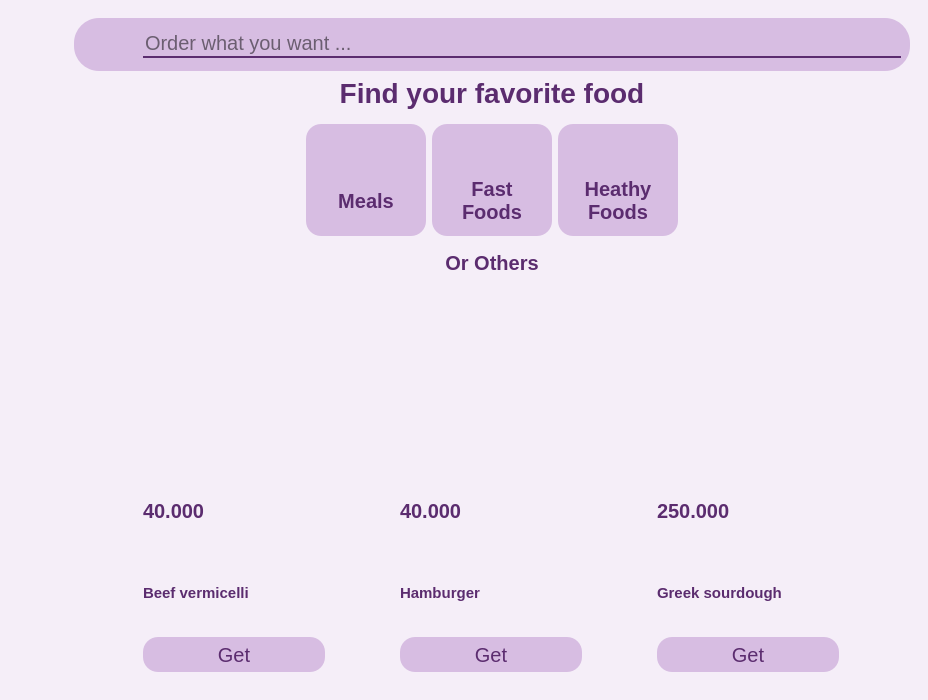
<?xml version="1.0" encoding="UTF-8"?>
<ui version="4.0">
 <class>MainWindow</class>
 <widget class="QMainWindow" name="MainWindow">
  <property name="geometry">
   <rect>
    <x>0</x>
    <y>0</y>
    <width>928</width>
    <height>700</height>
   </rect>
  </property>
  <property name="sizePolicy">
   <sizepolicy hsizetype="Maximum" vsizetype="Maximum">
    <horstretch>0</horstretch>
    <verstretch>0</verstretch>
   </sizepolicy>
  </property>
  <property name="minimumSize">
   <size>
    <width>928</width>
    <height>700</height>
   </size>
  </property>
  <property name="maximumSize">
   <size>
    <width>928</width>
    <height>700</height>
   </size>
  </property>
  <property name="cursor">
   <cursorShape>ArrowCursor</cursorShape>
  </property>
  <property name="windowTitle">
   <string>MainWindow</string>
  </property>
  <property name="styleSheet">
   <string notr="true">#centralwidget {
	background-color: #f5eef8;
}
QLabel {
	font-weight: 800;
	font-size: 20px;
	color: #5b2c6f;
}

#title {
	font-size: 28px;
}

QLineEdit {
	color: black;
	font-size: 20px;
	min-width: 300px;
	border: none;
	border-bottom: 2px solid #5b2c6f;
	background-color: transparent;
}

QPushButton {
	background-color: #d7bde2;
	font-size: 20px;
	border: none;
	min-height: 35px;
	border-radius: 15px;
	color: #5b2c6f;
}

QPushButton:hover {
	background-color: #5b2c6f;
	color: #d7bde2;
}
</string>
  </property>
  <widget class="QWidget" name="centralwidget">
   <layout class="QGridLayout" name="gridLayout">
    <item row="0" column="0">
     <widget class="QWidget" name="slidebar" native="true">
      <property name="maximumSize">
       <size>
        <width>50</width>
        <height>16777215</height>
       </size>
      </property>
      <property name="styleSheet">
       <string notr="true">QPushButton {
	background-color: transparent;
}

QPushButton:hover {
	background-color: #d7bde2;
}</string>
      </property>
      <layout class="QVBoxLayout" name="verticalLayout" stretch="0,0,1,0">
       <item>
        <widget class="QPushButton" name="home_btn">
         <property name="minimumSize">
          <size>
           <width>32</width>
           <height>35</height>
          </size>
         </property>
         <property name="maximumSize">
          <size>
           <width>32</width>
           <height>32</height>
          </size>
         </property>
         <property name="cursor">
          <cursorShape>PointingHandCursor</cursorShape>
         </property>
         <property name="styleSheet">
          <string notr="true"/>
         </property>
         <property name="text">
          <string/>
         </property>
         <property name="icon">
          <iconset>
           <normaloff>../asset/home.png</normaloff>../asset/home.png</iconset>
         </property>
         <property name="iconSize">
          <size>
           <width>32</width>
           <height>32</height>
          </size>
         </property>
        </widget>
       </item>
       <item>
        <widget class="QPushButton" name="cart_btn">
         <property name="minimumSize">
          <size>
           <width>32</width>
           <height>35</height>
          </size>
         </property>
         <property name="maximumSize">
          <size>
           <width>32</width>
           <height>32</height>
          </size>
         </property>
         <property name="cursor">
          <cursorShape>PointingHandCursor</cursorShape>
         </property>
         <property name="styleSheet">
          <string notr="true"/>
         </property>
         <property name="text">
          <string/>
         </property>
         <property name="icon">
          <iconset>
           <normaloff>../asset/cart.png</normaloff>../asset/cart.png</iconset>
         </property>
         <property name="iconSize">
          <size>
           <width>32</width>
           <height>32</height>
          </size>
         </property>
        </widget>
       </item>
       <item>
        <widget class="QLabel" name="label_4">
         <property name="text">
          <string/>
         </property>
        </widget>
       </item>
       <item>
        <widget class="QPushButton" name="account_btn">
         <property name="minimumSize">
          <size>
           <width>32</width>
           <height>35</height>
          </size>
         </property>
         <property name="maximumSize">
          <size>
           <width>32</width>
           <height>32</height>
          </size>
         </property>
         <property name="cursor">
          <cursorShape>PointingHandCursor</cursorShape>
         </property>
         <property name="styleSheet">
          <string notr="true"/>
         </property>
         <property name="text">
          <string/>
         </property>
         <property name="icon">
          <iconset>
           <normaloff>../asset/account.png</normaloff>../asset/account.png</iconset>
         </property>
         <property name="iconSize">
          <size>
           <width>32</width>
           <height>32</height>
          </size>
         </property>
        </widget>
       </item>
      </layout>
     </widget>
    </item>
    <item row="0" column="1">
     <widget class="QWidget" name="widget_8" native="true">
      <layout class="QVBoxLayout" name="verticalLayout_2">
       <item>
        <widget class="QWidget" name="widget_3" native="true">
         <property name="styleSheet">
          <string notr="true">background-color: #d7bde2;
border-radius: 25px;</string>
         </property>
         <layout class="QHBoxLayout" name="horizontalLayout">
          <item>
           <widget class="QPushButton" name="search_btn">
            <property name="text">
             <string/>
            </property>
            <property name="icon">
             <iconset>
              <normaloff>../asset/search.png</normaloff>../asset/search.png</iconset>
            </property>
            <property name="iconSize">
             <size>
              <width>32</width>
              <height>32</height>
             </size>
            </property>
           </widget>
          </item>
          <item>
           <widget class="QLineEdit" name="lineEdit">
            <property name="font">
             <font>
              <pointsize>-1</pointsize>
             </font>
            </property>
            <property name="placeholderText">
             <string>Order what you want ...</string>
            </property>
           </widget>
          </item>
         </layout>
        </widget>
       </item>
       <item>
        <widget class="QLabel" name="title">
         <property name="font">
          <font>
           <pointsize>-1</pointsize>
           <weight>99</weight>
           <bold>true</bold>
          </font>
         </property>
         <property name="styleSheet">
          <string notr="true">QLabel {
	color: #5b2c6f;
}</string>
         </property>
         <property name="text">
          <string>Find your favorite food</string>
         </property>
         <property name="alignment">
          <set>Qt::AlignCenter</set>
         </property>
        </widget>
       </item>
       <item>
        <widget class="QWidget" name="navigator" native="true">
         <property name="minimumSize">
          <size>
           <width>0</width>
           <height>130</height>
          </size>
         </property>
         <property name="styleSheet">
          <string notr="true"/>
         </property>
         <layout class="QHBoxLayout" name="horizontalLayout_3">
          <item>
           <spacer name="horizontalSpacer_2">
            <property name="orientation">
             <enum>Qt::Horizontal</enum>
            </property>
            <property name="sizeHint" stdset="0">
             <size>
              <width>40</width>
              <height>20</height>
             </size>
            </property>
           </spacer>
          </item>
          <item>
           <widget class="QWidget" name="widget" native="true">
            <property name="minimumSize">
             <size>
              <width>120</width>
              <height>100</height>
             </size>
            </property>
            <property name="maximumSize">
             <size>
              <width>120</width>
              <height>120</height>
             </size>
            </property>
            <property name="styleSheet">
             <string notr="true">QWidget {
	border-radius: 15px;
	background-color: #d7bde2;
}

QWidget:hover {
	background-color: #fdedec;
}

QPushButton, QLabel {
	background-color: transparent;
}</string>
            </property>
            <layout class="QVBoxLayout" name="verticalLayout_3">
             <item>
              <widget class="QPushButton" name="meals_btn">
               <property name="text">
                <string/>
               </property>
               <property name="icon">
                <iconset>
                 <normaloff>../asset/noodles.png</normaloff>../asset/noodles.png</iconset>
               </property>
               <property name="iconSize">
                <size>
                 <width>32</width>
                 <height>32</height>
                </size>
               </property>
              </widget>
             </item>
             <item>
              <widget class="QLabel" name="label">
               <property name="styleSheet">
                <string notr="true"/>
               </property>
               <property name="text">
                <string>Meals</string>
               </property>
               <property name="alignment">
                <set>Qt::AlignCenter</set>
               </property>
               <property name="wordWrap">
                <bool>true</bool>
               </property>
              </widget>
             </item>
            </layout>
           </widget>
          </item>
          <item>
           <widget class="QWidget" name="widget_4" native="true">
            <property name="minimumSize">
             <size>
              <width>120</width>
              <height>100</height>
             </size>
            </property>
            <property name="maximumSize">
             <size>
              <width>120</width>
              <height>120</height>
             </size>
            </property>
            <property name="styleSheet">
             <string notr="true">QWidget {
	border-radius: 15px;
	background-color: #d7bde2;
}

QWidget:hover {
	background-color: #fdedec;
}

QPushButton, QLabel {
	background-color: transparent;
}</string>
            </property>
            <layout class="QVBoxLayout" name="verticalLayout_5">
             <item>
              <widget class="QPushButton" name="fastoods_btn">
               <property name="text">
                <string/>
               </property>
               <property name="icon">
                <iconset>
                 <normaloff>../asset/french fires.png</normaloff>../asset/french fires.png</iconset>
               </property>
               <property name="iconSize">
                <size>
                 <width>32</width>
                 <height>32</height>
                </size>
               </property>
              </widget>
             </item>
             <item>
              <widget class="QLabel" name="label_6">
               <property name="text">
                <string>Fast Foods</string>
               </property>
               <property name="alignment">
                <set>Qt::AlignCenter</set>
               </property>
               <property name="wordWrap">
                <bool>true</bool>
               </property>
              </widget>
             </item>
            </layout>
           </widget>
          </item>
          <item>
           <widget class="QWidget" name="widget_2" native="true">
            <property name="minimumSize">
             <size>
              <width>120</width>
              <height>100</height>
             </size>
            </property>
            <property name="maximumSize">
             <size>
              <width>120</width>
              <height>120</height>
             </size>
            </property>
            <property name="styleSheet">
             <string notr="true">QWidget {
	border-radius: 15px;
	background-color: #d7bde2;
}

QWidget:hover {
	background-color: #fdedec;
}

QPushButton, QLabel {
	background-color: transparent;
}</string>
            </property>
            <layout class="QVBoxLayout" name="verticalLayout_4">
             <item>
              <widget class="QPushButton" name="heathyfood_btn">
               <property name="text">
                <string/>
               </property>
               <property name="icon">
                <iconset>
                 <normaloff>../asset/broccoli.png</normaloff>../asset/broccoli.png</iconset>
               </property>
               <property name="iconSize">
                <size>
                 <width>32</width>
                 <height>32</height>
                </size>
               </property>
              </widget>
             </item>
             <item>
              <widget class="QLabel" name="label_5">
               <property name="styleSheet">
                <string notr="true"/>
               </property>
               <property name="text">
                <string>Heathy Foods</string>
               </property>
               <property name="alignment">
                <set>Qt::AlignCenter</set>
               </property>
               <property name="wordWrap">
                <bool>true</bool>
               </property>
              </widget>
             </item>
            </layout>
           </widget>
          </item>
          <item>
           <spacer name="horizontalSpacer">
            <property name="orientation">
             <enum>Qt::Horizontal</enum>
            </property>
            <property name="sizeHint" stdset="0">
             <size>
              <width>40</width>
              <height>20</height>
             </size>
            </property>
           </spacer>
          </item>
         </layout>
        </widget>
       </item>
       <item>
        <widget class="QLabel" name="label_2">
         <property name="font">
          <font>
           <pointsize>-1</pointsize>
           <weight>99</weight>
           <bold>true</bold>
          </font>
         </property>
         <property name="styleSheet">
          <string notr="true">QLabel {
	color: #5b2c6f;
}</string>
         </property>
         <property name="text">
          <string>Or Others</string>
         </property>
         <property name="alignment">
          <set>Qt::AlignCenter</set>
         </property>
        </widget>
       </item>
       <item>
        <widget class="QStackedWidget" name="food_stacked">
         <property name="styleSheet">
          <string notr="true">background-color: transparent;</string>
         </property>
         <property name="currentIndex">
          <number>2</number>
         </property>
         <widget class="QWidget" name="page">
          <layout class="QGridLayout" name="gridLayout_5">
           <property name="sizeConstraint">
            <enum>QLayout::SetFixedSize</enum>
           </property>
           <item row="0" column="0">
            <widget class="QWidget" name="widget_5" native="true">
             <property name="minimumSize">
              <size>
               <width>200</width>
               <height>300</height>
              </size>
             </property>
             <property name="maximumSize">
              <size>
               <width>200</width>
               <height>200</height>
              </size>
             </property>
             <property name="styleSheet">
              <string notr="true">QPushButton {
	background-color: #d7bde2;
	font-size: 20px;
	border: none;
	min-height: 35px;
	border-radius: 15px;
	color: #5b2c6f;
}

QPushButton:hover {
	background-color: #5b2c6f;
	color: #d7bde2;
}

QLabel {
	border-radius: 15px;
}</string>
             </property>
             <layout class="QVBoxLayout" name="verticalLayout_6">
              <item>
               <widget class="QLabel" name="label_3">
                <property name="styleSheet">
                 <string notr="true"/>
                </property>
                <property name="text">
                 <string/>
                </property>
                <property name="pixmap">
                 <pixmap>../asset/vietnamese-pho.jpg</pixmap>
                </property>
                <property name="scaledContents">
                 <bool>true</bool>
                </property>
                <property name="alignment">
                 <set>Qt::AlignCenter</set>
                </property>
               </widget>
              </item>
              <item>
               <widget class="QLabel" name="label_8">
                <property name="text">
                 <string>27.000</string>
                </property>
               </widget>
              </item>
              <item>
               <widget class="QLabel" name="label_9">
                <property name="styleSheet">
                 <string notr="true">font-weigth: 600;
font-size: 15px;</string>
                </property>
                <property name="text">
                 <string>Pho</string>
                </property>
               </widget>
              </item>
              <item>
               <widget class="QPushButton" name="pushButton_5">
                <property name="text">
                 <string>Get</string>
                </property>
                <property name="iconSize">
                 <size>
                  <width>32</width>
                  <height>32</height>
                 </size>
                </property>
               </widget>
              </item>
             </layout>
            </widget>
           </item>
           <item row="0" column="1">
            <widget class="QWidget" name="widget_9" native="true">
             <property name="minimumSize">
              <size>
               <width>200</width>
               <height>300</height>
              </size>
             </property>
             <property name="maximumSize">
              <size>
               <width>200</width>
               <height>200</height>
              </size>
             </property>
             <property name="styleSheet">
              <string notr="true">QPushButton {
	background-color: #d7bde2;
	font-size: 20px;
	border: none;
	min-height: 35px;
	border-radius: 15px;
	color: #5b2c6f;
}

QPushButton:hover {
	background-color: #5b2c6f;
	color: #d7bde2;
}

QLabel {
	border-radius: 15px;
}</string>
             </property>
             <layout class="QVBoxLayout" name="verticalLayout_9">
              <item>
               <widget class="QLabel" name="label_15">
                <property name="styleSheet">
                 <string notr="true"/>
                </property>
                <property name="text">
                 <string/>
                </property>
                <property name="pixmap">
                 <pixmap>../asset/fire chickens.jpg</pixmap>
                </property>
                <property name="scaledContents">
                 <bool>true</bool>
                </property>
                <property name="alignment">
                 <set>Qt::AlignCenter</set>
                </property>
               </widget>
              </item>
              <item>
               <widget class="QLabel" name="label_16">
                <property name="text">
                 <string>58.000</string>
                </property>
               </widget>
              </item>
              <item>
               <widget class="QLabel" name="label_17">
                <property name="styleSheet">
                 <string notr="true">font-weigth: 600;
font-size: 15px;</string>
                </property>
                <property name="text">
                 <string>Fire chickens</string>
                </property>
               </widget>
              </item>
              <item>
               <widget class="QPushButton" name="pushButton_9">
                <property name="text">
                 <string>Get</string>
                </property>
                <property name="iconSize">
                 <size>
                  <width>32</width>
                  <height>32</height>
                 </size>
                </property>
               </widget>
              </item>
             </layout>
            </widget>
           </item>
           <item row="0" column="2">
            <widget class="QWidget" name="widget_6" native="true">
             <property name="minimumSize">
              <size>
               <width>200</width>
               <height>300</height>
              </size>
             </property>
             <property name="maximumSize">
              <size>
               <width>200</width>
               <height>200</height>
              </size>
             </property>
             <property name="styleSheet">
              <string notr="true">QPushButton {
	background-color: #d7bde2;
	font-size: 20px;
	border: none;
	min-height: 35px;
	border-radius: 15px;
	color: #5b2c6f;
}

QPushButton:hover {
	background-color: #5b2c6f;
	color: #d7bde2;
}

QLabel {
	border-radius: 15px;
}</string>
             </property>
             <layout class="QVBoxLayout" name="verticalLayout_7">
              <item>
               <widget class="QLabel" name="label_7">
                <property name="styleSheet">
                 <string notr="true"/>
                </property>
                <property name="text">
                 <string/>
                </property>
                <property name="pixmap">
                 <pixmap>../asset/salad salmon.jpg</pixmap>
                </property>
                <property name="scaledContents">
                 <bool>true</bool>
                </property>
                <property name="alignment">
                 <set>Qt::AlignCenter</set>
                </property>
               </widget>
              </item>
              <item>
               <widget class="QLabel" name="label_10">
                <property name="text">
                 <string>99.000</string>
                </property>
               </widget>
              </item>
              <item>
               <widget class="QLabel" name="label_11">
                <property name="styleSheet">
                 <string notr="true">font-weigth: 600;
font-size: 15px;</string>
                </property>
                <property name="text">
                 <string>Salad salmon</string>
                </property>
               </widget>
              </item>
              <item>
               <widget class="QPushButton" name="pushButton_7">
                <property name="text">
                 <string>Get</string>
                </property>
                <property name="iconSize">
                 <size>
                  <width>32</width>
                  <height>32</height>
                 </size>
                </property>
               </widget>
              </item>
             </layout>
            </widget>
           </item>
          </layout>
         </widget>
         <widget class="QWidget" name="page_3">
          <layout class="QGridLayout" name="gridLayout_2">
           <item row="0" column="0">
            <widget class="QWidget" name="widget_12" native="true">
             <property name="minimumSize">
              <size>
               <width>200</width>
               <height>300</height>
              </size>
             </property>
             <property name="maximumSize">
              <size>
               <width>200</width>
               <height>200</height>
              </size>
             </property>
             <property name="styleSheet">
              <string notr="true">QPushButton {
	background-color: #d7bde2;
	font-size: 20px;
	border: none;
	min-height: 35px;
	border-radius: 15px;
	color: #5b2c6f;
}

QPushButton:hover {
	background-color: #5b2c6f;
	color: #d7bde2;
}

QLabel {
	border-radius: 15px;
}</string>
             </property>
             <layout class="QVBoxLayout" name="verticalLayout_12">
              <item>
               <widget class="QLabel" name="label_24">
                <property name="styleSheet">
                 <string notr="true"/>
                </property>
                <property name="text">
                 <string/>
                </property>
                <property name="pixmap">
                 <pixmap>../asset/noodles.jpg</pixmap>
                </property>
                <property name="scaledContents">
                 <bool>true</bool>
                </property>
                <property name="alignment">
                 <set>Qt::AlignCenter</set>
                </property>
               </widget>
              </item>
              <item>
               <widget class="QLabel" name="label_25">
                <property name="text">
                 <string>30.000</string>
                </property>
               </widget>
              </item>
              <item>
               <widget class="QLabel" name="label_26">
                <property name="styleSheet">
                 <string notr="true">font-weigth: 600;
font-size: 15px;</string>
                </property>
                <property name="text">
                 <string>Noodles</string>
                </property>
               </widget>
              </item>
              <item>
               <widget class="QPushButton" name="pushButton_12">
                <property name="text">
                 <string>Get</string>
                </property>
                <property name="iconSize">
                 <size>
                  <width>32</width>
                  <height>32</height>
                 </size>
                </property>
               </widget>
              </item>
             </layout>
            </widget>
           </item>
           <item row="0" column="1">
            <widget class="QWidget" name="widget_10" native="true">
             <property name="minimumSize">
              <size>
               <width>200</width>
               <height>300</height>
              </size>
             </property>
             <property name="maximumSize">
              <size>
               <width>200</width>
               <height>200</height>
              </size>
             </property>
             <property name="styleSheet">
              <string notr="true">QPushButton {
	background-color: #d7bde2;
	font-size: 20px;
	border: none;
	min-height: 35px;
	border-radius: 15px;
	color: #5b2c6f;
}

QPushButton:hover {
	background-color: #5b2c6f;
	color: #d7bde2;
}

QLabel {
	border-radius: 15px;
}</string>
             </property>
             <layout class="QVBoxLayout" name="verticalLayout_10">
              <item>
               <widget class="QLabel" name="label_18">
                <property name="styleSheet">
                 <string notr="true"/>
                </property>
                <property name="text">
                 <string/>
                </property>
                <property name="pixmap">
                 <pixmap>../asset/pizza.jpg</pixmap>
                </property>
                <property name="scaledContents">
                 <bool>true</bool>
                </property>
                <property name="alignment">
                 <set>Qt::AlignCenter</set>
                </property>
               </widget>
              </item>
              <item>
               <widget class="QLabel" name="label_19">
                <property name="text">
                 <string>70.000</string>
                </property>
               </widget>
              </item>
              <item>
               <widget class="QLabel" name="label_20">
                <property name="styleSheet">
                 <string notr="true">font-weigth: 600;
font-size: 15px;</string>
                </property>
                <property name="text">
                 <string>Pizzas</string>
                </property>
               </widget>
              </item>
              <item>
               <widget class="QPushButton" name="pushButton_10">
                <property name="text">
                 <string>Get</string>
                </property>
                <property name="iconSize">
                 <size>
                  <width>32</width>
                  <height>32</height>
                 </size>
                </property>
               </widget>
              </item>
             </layout>
            </widget>
           </item>
           <item row="0" column="2">
            <widget class="QWidget" name="widget_11" native="true">
             <property name="minimumSize">
              <size>
               <width>200</width>
               <height>300</height>
              </size>
             </property>
             <property name="maximumSize">
              <size>
               <width>200</width>
               <height>200</height>
              </size>
             </property>
             <property name="styleSheet">
              <string notr="true">QPushButton {
	background-color: #d7bde2;
	font-size: 20px;
	border: none;
	min-height: 35px;
	border-radius: 15px;
	color: #5b2c6f;
}

QPushButton:hover {
	background-color: #5b2c6f;
	color: #d7bde2;
}

QLabel {
	border-radius: 15px;
}</string>
             </property>
             <layout class="QVBoxLayout" name="verticalLayout_11">
              <item>
               <widget class="QLabel" name="label_21">
                <property name="styleSheet">
                 <string notr="true"/>
                </property>
                <property name="text">
                 <string/>
                </property>
                <property name="pixmap">
                 <pixmap>../asset/grain bowl.jpg</pixmap>
                </property>
                <property name="scaledContents">
                 <bool>true</bool>
                </property>
                <property name="alignment">
                 <set>Qt::AlignCenter</set>
                </property>
               </widget>
              </item>
              <item>
               <widget class="QLabel" name="label_22">
                <property name="text">
                 <string>200.000</string>
                </property>
               </widget>
              </item>
              <item>
               <widget class="QLabel" name="label_23">
                <property name="styleSheet">
                 <string notr="true">font-weigth: 600;
font-size: 15px;</string>
                </property>
                <property name="text">
                 <string>Grain bowl</string>
                </property>
               </widget>
              </item>
              <item>
               <widget class="QPushButton" name="pushButton_11">
                <property name="text">
                 <string>Get</string>
                </property>
                <property name="iconSize">
                 <size>
                  <width>32</width>
                  <height>32</height>
                 </size>
                </property>
               </widget>
              </item>
             </layout>
            </widget>
           </item>
          </layout>
         </widget>
         <widget class="QWidget" name="page_2">
          <layout class="QGridLayout" name="gridLayout_4">
           <item row="0" column="0">
            <widget class="QWidget" name="widget_13" native="true">
             <property name="minimumSize">
              <size>
               <width>200</width>
               <height>300</height>
              </size>
             </property>
             <property name="maximumSize">
              <size>
               <width>200</width>
               <height>200</height>
              </size>
             </property>
             <property name="styleSheet">
              <string notr="true">QPushButton {
	background-color: #d7bde2;
	font-size: 20px;
	border: none;
	min-height: 35px;
	border-radius: 15px;
	color: #5b2c6f;
}

QPushButton:hover {
	background-color: #5b2c6f;
	color: #d7bde2;
}

QLabel {
	border-radius: 15px;
}</string>
             </property>
             <layout class="QVBoxLayout" name="verticalLayout_13">
              <item>
               <widget class="QLabel" name="label_27">
                <property name="styleSheet">
                 <string notr="true"/>
                </property>
                <property name="text">
                 <string/>
                </property>
                <property name="pixmap">
                 <pixmap>../asset/bún bò.jpg</pixmap>
                </property>
                <property name="scaledContents">
                 <bool>true</bool>
                </property>
                <property name="alignment">
                 <set>Qt::AlignCenter</set>
                </property>
               </widget>
              </item>
              <item>
               <widget class="QLabel" name="label_28">
                <property name="text">
                 <string>40.000</string>
                </property>
               </widget>
              </item>
              <item>
               <widget class="QLabel" name="label_29">
                <property name="styleSheet">
                 <string notr="true">font-weigth: 600;
font-size: 15px;</string>
                </property>
                <property name="text">
                 <string>Beef vermicelli</string>
                </property>
               </widget>
              </item>
              <item>
               <widget class="QPushButton" name="pushButton_13">
                <property name="text">
                 <string>Get</string>
                </property>
                <property name="iconSize">
                 <size>
                  <width>32</width>
                  <height>32</height>
                 </size>
                </property>
               </widget>
              </item>
             </layout>
            </widget>
           </item>
           <item row="0" column="1">
            <widget class="QWidget" name="widget_14" native="true">
             <property name="minimumSize">
              <size>
               <width>200</width>
               <height>300</height>
              </size>
             </property>
             <property name="maximumSize">
              <size>
               <width>200</width>
               <height>200</height>
              </size>
             </property>
             <property name="styleSheet">
              <string notr="true">QPushButton {
	background-color: #d7bde2;
	font-size: 20px;
	border: none;
	min-height: 35px;
	border-radius: 15px;
	color: #5b2c6f;
}

QPushButton:hover {
	background-color: #5b2c6f;
	color: #d7bde2;
}

QLabel {
	border-radius: 15px;
}</string>
             </property>
             <layout class="QVBoxLayout" name="verticalLayout_14">
              <item>
               <widget class="QLabel" name="label_30">
                <property name="styleSheet">
                 <string notr="true"/>
                </property>
                <property name="text">
                 <string/>
                </property>
                <property name="pixmap">
                 <pixmap>../asset/hamburger.jpg</pixmap>
                </property>
                <property name="scaledContents">
                 <bool>true</bool>
                </property>
                <property name="alignment">
                 <set>Qt::AlignCenter</set>
                </property>
               </widget>
              </item>
              <item>
               <widget class="QLabel" name="label_31">
                <property name="text">
                 <string>40.000</string>
                </property>
               </widget>
              </item>
              <item>
               <widget class="QLabel" name="label_32">
                <property name="styleSheet">
                 <string notr="true">font-weigth: 600;
font-size: 15px;</string>
                </property>
                <property name="text">
                 <string>Hamburger</string>
                </property>
               </widget>
              </item>
              <item>
               <widget class="QPushButton" name="pushButton_14">
                <property name="text">
                 <string>Get</string>
                </property>
                <property name="iconSize">
                 <size>
                  <width>32</width>
                  <height>32</height>
                 </size>
                </property>
               </widget>
              </item>
             </layout>
            </widget>
           </item>
           <item row="0" column="2">
            <widget class="QWidget" name="widget_15" native="true">
             <property name="minimumSize">
              <size>
               <width>200</width>
               <height>300</height>
              </size>
             </property>
             <property name="maximumSize">
              <size>
               <width>200</width>
               <height>200</height>
              </size>
             </property>
             <property name="styleSheet">
              <string notr="true">QPushButton {
	background-color: #d7bde2;
	font-size: 20px;
	border: none;
	min-height: 35px;
	border-radius: 15px;
	color: #5b2c6f;
}

QPushButton:hover {
	background-color: #5b2c6f;
	color: #d7bde2;
}

QLabel {
	border-radius: 15px;
}</string>
             </property>
             <layout class="QGridLayout" name="gridLayout_3">
              <item row="1" column="0">
               <widget class="QLabel" name="label_34">
                <property name="text">
                 <string>250.000</string>
                </property>
               </widget>
              </item>
              <item row="3" column="0">
               <widget class="QPushButton" name="pushButton_15">
                <property name="text">
                 <string>Get</string>
                </property>
                <property name="iconSize">
                 <size>
                  <width>32</width>
                  <height>32</height>
                 </size>
                </property>
               </widget>
              </item>
              <item row="2" column="0">
               <widget class="QLabel" name="label_35">
                <property name="styleSheet">
                 <string notr="true">font-weigth: 600;
font-size: 15px;</string>
                </property>
                <property name="text">
                 <string>Greek sourdough</string>
                </property>
               </widget>
              </item>
              <item row="0" column="0">
               <widget class="QLabel" name="label_33">
                <property name="styleSheet">
                 <string notr="true"/>
                </property>
                <property name="text">
                 <string/>
                </property>
                <property name="pixmap">
                 <pixmap>../asset/GREEK SOURDOUGH.jpg</pixmap>
                </property>
                <property name="scaledContents">
                 <bool>true</bool>
                </property>
                <property name="alignment">
                 <set>Qt::AlignCenter</set>
                </property>
               </widget>
              </item>
             </layout>
            </widget>
           </item>
          </layout>
         </widget>
        </widget>
       </item>
      </layout>
     </widget>
    </item>
   </layout>
  </widget>
 </widget>
 <resources/>
 <connections/>
</ui>
